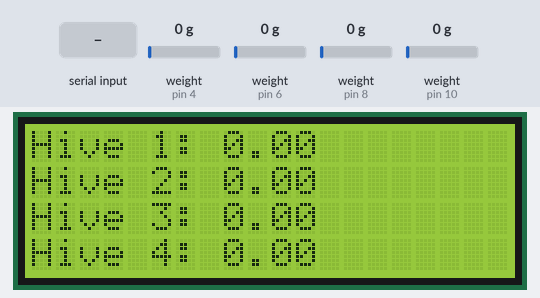
Bench run of a sketch on a simulated Arduino Nano, built with avr-gcc and run on an emulated ATmega328P. On the bench: 20×4 character LCD. The inputs (shaded band) are chosen by the test bench; at power-on: weight on the scale (sensors on pin 6, pin 10, pin 4, pin 8) 0 g. What the sketch prints to the serial monitor is not drawn.

Above: at 10.8 s.
10.9 s: weight on the scale (sensor on pin 6) set to 100 g
At 11.3 s:
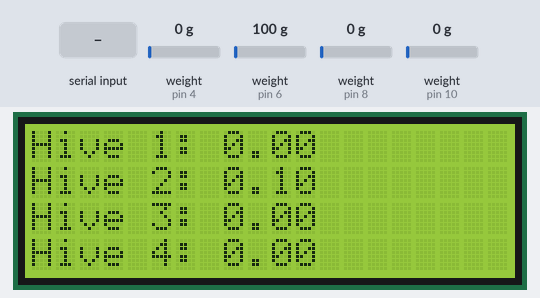
12.5 s: weight on the scale (sensor on pin 10) set to 100 g
At 13.8 s:
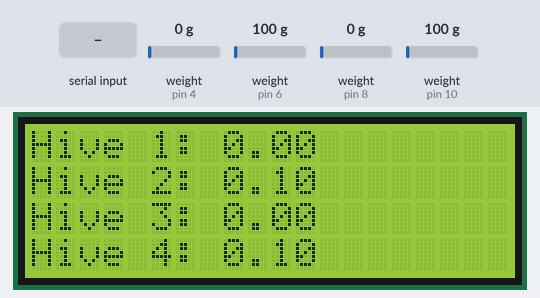
14.1 s: "t" received over Serial
At 15.1 s:
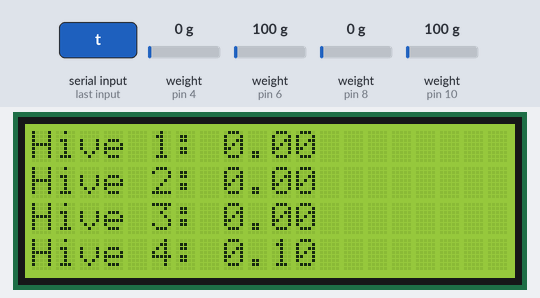
15.7 s: weight on the scale (sensor on pin 4) set to 100 g
At 16.4 s:
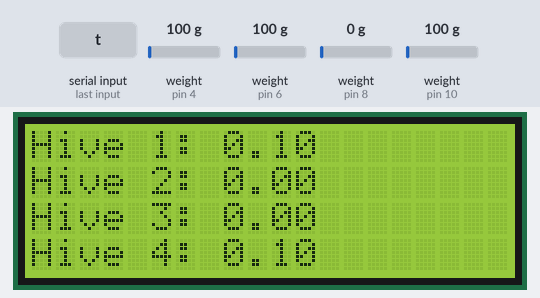
17.3 s: weight on the scale (sensor on pin 8) set to 100 g
At 17.7 s:
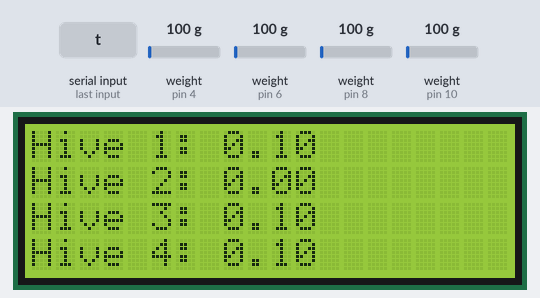
18.9 s: weight on the scale (sensor on pin 10) set to 1250 g
At 20.2 s:
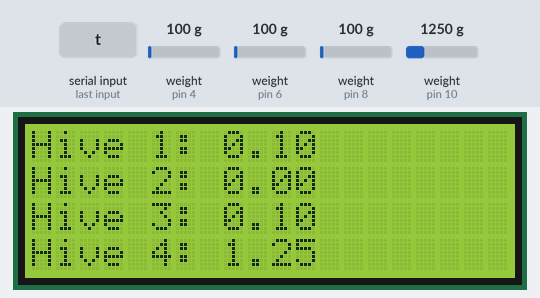
Timing chart, 0 to 21.5 s (numbered marks = the images above; inputs shaded):
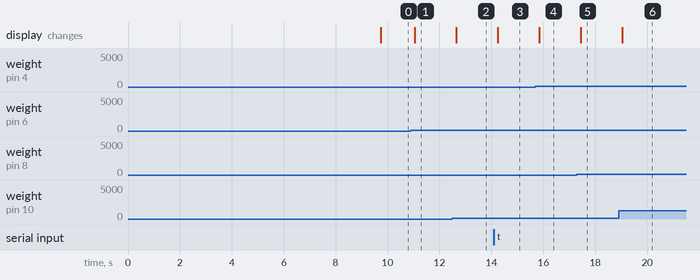

Measured:
- after the input at 10.9 s, the display: changes after 0.14 s (image 1)
- after the input at 12.5 s, the display: changes after 0.14 s (image 2)
- after the input at 14.1 s, the display: changes after 0.14 s (image 3)
- after the input at 15.7 s, the display: changes after 0.15 s (image 4)
- after the input at 17.3 s, the display: changes after 0.15 s (image 5)
- after the input at 18.9 s, the display: changes after 0.15 s (image 6)

The sketch:

Read_4x_load_cell_rev1.ino
```cpp
//-------------------------------------------------------------------------------------
// HX711_ADC.h
// Arduino master library for HX711 24-Bit Analog-to-Digital Converter for Weigh Scales
// Olav Kallhovd sept2017
// Tested with      : HX711 asian module on channel A and YZC-133 3kg load cell
// Tested with MCU  : Arduino Nano
//-------------------------------------------------------------------------------------
// This is an example sketch on how to use this library for two ore more HX711 modules
// Settling time (number of samples) and data filtering can be adjusted in the config.h file

#include <HX711_ADC.h>
#if defined(ESP8266)|| defined(ESP32) || defined(AVR)
#include <EEPROM.h>
#include <Wire.h>               // Includes the Wire library for I2C communication
#include <LiquidCrystal_I2C.h>  // Includes the LiquidCrystal_I2C library

#endif

//pins:
const int HX711_dout_1 = 4; //mcu > HX711 no 1 dout pin
const int HX711_sck_1 = 5; //mcu > HX711 no 1 sck pin
const int HX711_dout_2 = 6; //mcu > HX711 no 2 dout pin
const int HX711_sck_2 = 7; //mcu > HX711 no 2 sck pin
const int HX711_dout_3 = 8; //mcu > HX711 no 3 dout pin
const int HX711_sck_3 = 9; //mcu > HX711 no 3 sck pin
const int HX711_dout_4 = 10; //mcu > HX711 no 4 dout pin
const int HX711_sck_4 = 11; //mcu > HX711 no 4 sck pin

//HX711 constructor (dout pin, sck pin)
HX711_ADC LoadCell_1(HX711_dout_1, HX711_sck_1); //HX711 1
HX711_ADC LoadCell_2(HX711_dout_2, HX711_sck_2); //HX711 2
HX711_ADC LoadCell_3(HX711_dout_3, HX711_sck_3); //HX711 3
HX711_ADC LoadCell_4(HX711_dout_4, HX711_sck_4); //HX711 4


const int calVal_eepromAdress_1 = 0; // eeprom adress for calibration value load cell 1 (4 bytes)
const int calVal_eepromAdress_2 = 4; // eeprom adress for calibration value load cell 2 (4 bytes)
unsigned long t = 0;

#define lcdAddress 0x3f         // LCD I2C Address

int count = 0;                  // Variable to hold current count value

LiquidCrystal_I2C lcd( lcdAddress );   // Create instance of LiquidCrystal_I2C and set the LCD I2C address

void setup() {
  Serial.begin(57600); delay(10);
  Serial.println();
  Serial.println("Starting...");


  float calibrationValue_1; // calibration value load cell 1
  float calibrationValue_2; // calibration value load cell 2
  float calibrationValue_3; // calibration value load cell 3
  float calibrationValue_4; // calibration value load cell 4

  float offsetValue_1; // offset value load cell 1
  float offsetValue_2; // offset value load cell 2
  float offsetValue_3; // offset value load cell 3
  float offsetValue_4; // offset value load cell 4

  calibrationValue_1 = 9600.31; // uncomment this if you want to set this value in the sketch
  calibrationValue_2 = 9294; // uncomment this if you want to set this value in the sketch
  calibrationValue_3 = 8586.75; // uncomment this if you want to set this value in the sketch
  calibrationValue_4 = 9446.01; // uncomment this if you want to set this value in the sketch

  offsetValue_1 = 8491529; // offset value load cell 1
  offsetValue_2 = 8400255; // offset value load cell 2
  offsetValue_3 = 8772830; // offset value load cell 3
  offsetValue_4 = 8719916; // offset value load cell 4


 LoadCell_1.setTareOffset(0); // user set offset value (float)
  LoadCell_2.setTareOffset(0); // user set offset value (float)
  LoadCell_3.setTareOffset(0); // user set offset value (float)
  LoadCell_4.setTareOffset(0); // user set offset value (float)


#if defined(ESP8266) || defined(ESP32)
  //EEPROM.begin(512); // uncomment this if you use ESP8266 and want to fetch the value from eeprom
#endif
  //EEPROM.get(calVal_eepromAdress_1, calibrationValue_1); // uncomment this if you want to fetch the value from eeprom
  //EEPROM.get(calVal_eepromAdress_2, calibrationValue_2); // uncomment this if you want to fetch the value from eeprom

   LoadCell_1.begin();
   LoadCell_2.begin();
   LoadCell_3.begin();
   LoadCell_4.begin();

  unsigned long stabilizingtime = 2000; // tare preciscion can be improved by adding a few seconds of stabilizing time
  boolean _tare = false; //set this to false if you don't want tare to be performed in the next step
  byte loadcell_1_rdy = 0;
  byte loadcell_2_rdy = 0;
  byte loadcell_3_rdy = 0;
  byte loadcell_4_rdy = 0;
  while ((loadcell_1_rdy + loadcell_2_rdy+ loadcell_3_rdy+ loadcell_4_rdy) < 4) { //run startup, stabilization and tare, both modules simultaniously
    if (!loadcell_1_rdy) loadcell_1_rdy = LoadCell_1.startMultiple(stabilizingtime, _tare);
    if (!loadcell_2_rdy) loadcell_2_rdy = LoadCell_2.startMultiple(stabilizingtime, _tare);
    if (!loadcell_3_rdy) loadcell_3_rdy = LoadCell_3.startMultiple(stabilizingtime, _tare);
    if (!loadcell_4_rdy) loadcell_4_rdy = LoadCell_4.startMultiple(stabilizingtime, _tare);

  }
  if (LoadCell_1.getTareTimeoutFlag()) {
    Serial.println("Timeout, check MCU>HX711 no.1 wiring and pin designations");
  }
  if (LoadCell_2.getTareTimeoutFlag()) {
    Serial.println("Timeout, check MCU>HX711 no.2 wiring and pin designations");
  }
  if (LoadCell_3.getTareTimeoutFlag()) {
    Serial.println("Timeout, check MCU>HX711 no.3 wiring and pin designations");
  }
  if (LoadCell_4.getTareTimeoutFlag()) {
    Serial.println("Timeout, check MCU>HX711 no.4 wiring and pin designations");
  }


   LoadCell_1.setCalFactor(calibrationValue_1); // user set calibration value (float)
   LoadCell_2.setCalFactor(calibrationValue_2); // user set calibration value (float)
   LoadCell_3.setCalFactor(calibrationValue_3); // user set calibration value (float)
   LoadCell_4.setCalFactor(calibrationValue_4); // user set calibration value (float)


  LoadCell_1.setTareOffset(offsetValue_1); // user set offset value (float)
  LoadCell_2.setTareOffset(offsetValue_2); // user set offset value (float)
  LoadCell_3.setTareOffset(offsetValue_3); // user set offset value (float)
  LoadCell_4.setTareOffset(offsetValue_4); // user set offset value (float)


  Serial.println("Startup is complete");


    lcd.begin(20,4);              // initialize the lcd as a 20 characters by 4 rows display
    lcd.setBacklight(HIGH);       // Turn on the LCD's backlight
    lcd.home ();                  // set the cursor to the home position (first row, first column)

}
void loop() {
  static boolean newDataReady = 0;
  const int serialPrintInterval = 0; //increase value to slow down serial print activity

  // check for new data/start next conversion:
  if (LoadCell_1.update()) newDataReady = true;
  LoadCell_2.update();
  LoadCell_3.update();
  LoadCell_4.update();


  //get smoothed value from data set
  if ((newDataReady)) {
    if (millis() > t + serialPrintInterval) {
      float a = LoadCell_1.getData();
      float b = LoadCell_2.getData();
      float c = LoadCell_3.getData();
      float d = LoadCell_4.getData();

      Serial.print("Load_cell 1 output val: ");
      Serial.print(a);
      Serial.print("    Load_cell 2 output val: ");
      Serial.print(b);
      Serial.print("    Load_cell 3 output val: ");
      Serial.print(c);
      Serial.print("    Load_cell 4 output val: ");
      Serial.println(d);

       lcd.setCursor ( 0, 0 );       // set cursor to first character of line 2
       lcd.print("Hive 1: ");
       lcd.print(a);     // print "hive number" to the LCD

       lcd.setCursor (0, 1 );       // set cursor to first character of line 2
       lcd.print("Hive 2: ");
       lcd.print(b);     // print "hive number" to the LCD

       lcd.setCursor (0, 2 );       // set cursor to first character of line 2
       lcd.print("Hive 3: ");
       lcd.print(c);     // print "hive number" to the LCD

       lcd.setCursor ( 0, 3 );       // set cursor to first character of line 2
       lcd.print("Hive 4: ");
       lcd.print(d);     // print "hive number" to the LCD

      newDataReady = 0;
      t = millis();
    }
  }

  // receive command from serial terminal, send 't' to initiate tare operation:
  if (Serial.available() > 0) {
    char inByte = Serial.read();
    if (inByte == 't') {
      LoadCell_1.tareNoDelay();
      LoadCell_2.tareNoDelay();
    }
  }

  //check if last tare operation is complete
  if (LoadCell_1.getTareStatus() == true) {
    Serial.println("Tare load cell 1 complete");
  }
  if (LoadCell_2.getTareStatus() == true) {
    Serial.println("Tare load cell 2 complete");
  }

}
```
